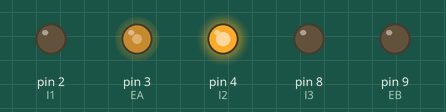
The sketch below on a simulated Arduino Uno, built with avr-gcc and run on an emulated ATmega328P. Shown: output pins drawn as LEDs (lit = HIGH). What the sketch prints to the serial monitor is not drawn.

Above: at 0.1 s.
Timing chart, 0 to 0.1 s (numbered marks = the images above):
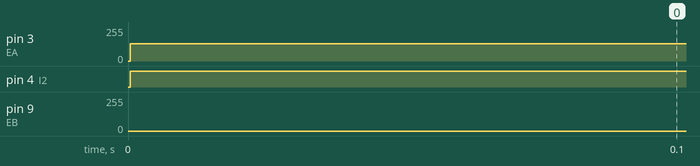

Measured:
- by itself, pin 3 (EA): 0/255 → 128/255 at 0.00 s
- by itself, pin 4 (I2): LOW → HIGH at 0.00 s

The sketch:

speedometer.ino
```cpp
// (licence header left out)
// Wheel PWM pin (must be a PWM pin)
int EA = 3;
int EB = 9;
// Wheel direction digital pins
int I1 = 2;
int I2 = 4;
int I3 = 8;
int I4 = 9;
// Motor PWM command variable [0-255]
byte u = 0;

// Left wheel encoder digital pins
const byte SIGNAL_A = 11;
const byte SIGNAL_B = 12;

// for right wheel
const byte SIGNAL_C= 5;
const byte SIGNAL_D= 6;

// Encoder ticks per (motor) revolution (TPR)
const int TPR = 3000;

// Wheel radius [m]
const double RHO = 0.0625;

// Counter to keep track of encoder ticks [integer]
volatile long encoder_ticks = 0;
volatile long encoder_ticksRight = 0;

// Variable to store estimated angular rate of left wheel [rad/s]
double omega_L = 0.0;

// for right wheel
double omega_R = 0.0;


// Sampling interval for measurements in milliseconds
const int T = 1000;

// Counters for milliseconds during interval
long t_now = 0;
long t_last = 0;

// This function is called when SIGNAL_A goes HIGH
void decodeEncoderTicks()
{
    if (digitalRead(SIGNAL_B) == LOW)
    {
        // SIGNAL_A leads SIGNAL_B, so count one way
        encoder_ticks--;
    }
    else
    {
        // SIGNAL_B leads SIGNAL_A, so count the other way
        encoder_ticks++;
    }
}

void decodeEncoderTicksRight()
{
      if (digitalRead(SIGNAL_D) == LOW)
    {
        // SIGNAL_C leads SIGNAL_D, so count one way
        encoder_ticksRight--;
    }
    else
    {
        // SIGNAL_D leads SIGNAL_C, so count the other way
        encoder_ticksRight++;
    }
}

void setup()
{
    // Open the serial port at 9600 bps
    Serial.begin(9600);

    // Set the pin modes for the motor driver
    pinMode(EA, OUTPUT);
    pinMode(I1, OUTPUT);
    pinMode(I2, OUTPUT);
    pinMode(EB, OUTPUT);
    pinMode(I3, OUTPUT);
    pinMode(I4, OUTPUT);

    // Set the pin modes for the encoders
    pinMode(SIGNAL_A, INPUT);
    pinMode(SIGNAL_B, INPUT);
    pinMode(SIGNAL_C, INPUT);
    pinMode(SIGNAL_D, INPUT);

    // Every time the pin goes high, this is a pulse
    attachInterrupt(digitalPinToInterrupt(SIGNAL_A), decodeEncoderTicks, RISING);
    attachInterrupt(digitalPinToInterrupt(SIGNAL_C), decodeEncoderTicksRight, RISING);

    // Print a message
    Serial.print("Program initialized.");
    Serial.print("\n");
}

void loop()
{
    // Get the elapsed time [ms]
    t_now = millis();

    if (t_now - t_last >= T)
    {
        // Estimate the rotational speed [rad/s]
        omega_L = 2.0 * PI * ((double)encoder_ticks / (double)TPR) * 1000.0 / (double)(t_now - t_last);
        omega_R = 2.0 * PI * ((double)encoder_ticksRight / (double)TPR) * 1000.0 / (double)(t_now - t_last);

        // translational speeds of wheels
        double v_R = 0.0625*omega_R;
        double v_L =  0.0625*omega_L;

        // vehicle translational speed
        double v_TRANS = 0.5*(v_R + v_L);

        // vehicle turning rate
        double turning_rate = (1/0.2775)*(v_R - v_L);

        // Print some stuff to the serial monitor
        Serial.print("Encoder ticks Left: ");
        Serial.print(encoder_ticks);
        Serial.print("\t");
        Serial.print("Estimated left wheel speed: ");
        Serial.print(omega_L);
        Serial.print(" rad/s");
        Serial.print("\n");

        Serial.print("Encoder ticks Right: ");
        Serial.print(encoder_ticksRight);
        Serial.print("\t");
        Serial.print("Estimated right wheel speed: ");
        Serial.print(omega_R);
        Serial.print(" rad/s");
        Serial.print("\n");

        Serial.print("vehicle translational Velocity");
        Serial.print(v_TRANS);
        Serial.print("\n");

        Serial.print("vehicle turning rate");
        Serial.print(turning_rate);
        Serial.print("\n");

        // Record the current time [ms]
        t_last = t_now;

        // Reset the encoder ticks counter
        encoder_ticks = 0;
        encoder_ticksRight = 0;
    }

    // Set the wheel motor PWM command [0-255]
    u = 128;

    // Select a direction
    digitalWrite(I1, LOW);
    digitalWrite(I2, HIGH);
    digitalWrite(I3, LOW);
    digitalWrite(I4, HIGH);

    // PWM command to the motor driver
    analogWrite(EA, u);
    analogWrite(EB, u);
}
```
